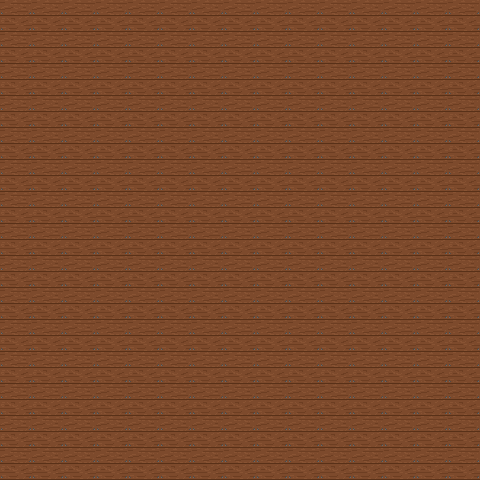

A level layout from a 2D game, rendered from its tile map. Below: a short description, then the map file with its tile-grid data intact:
An orthogonal 15x15 tile map with 32x32 px tiles, 1 tile layer (Tile Layer 1) and 1 object (npc).

<map version="1.0" orientation="orthogonal" width="15" height="15" tilewidth="32" tileheight="32">
 <properties>
  <property name="tileset" value="res/tileset.png" />
 </properties>
 <tileset firstgid="1" name="tileset" tilewidth="32" tileheight="32">
  <image source="tileset.png" width="192" height="256" />
 </tileset>
 <layer name="Tile Layer 1" width="15" height="15">
  <data encoding="csv">
29,29,29,29,29,29,29,29,29,29,29,29,29,29,29,
29,29,29,29,29,29,29,29,29,29,29,29,29,29,29,
29,29,29,29,29,29,29,29,29,29,29,29,29,29,29,
29,29,29,29,29,29,29,29,29,29,29,29,29,29,29,
29,29,29,29,29,29,29,29,29,29,29,29,29,29,29,
29,29,29,29,29,29,29,29,29,29,29,29,29,29,29,
29,29,29,29,29,29,29,29,29,29,29,29,29,29,29,
29,29,29,29,29,29,29,29,29,29,29,29,29,29,29,
29,29,29,29,29,29,29,29,29,29,29,29,29,29,29,
29,29,29,29,29,29,29,29,29,29,29,29,29,29,29,
29,29,29,29,29,29,29,29,29,29,29,29,29,29,29,
29,29,29,29,29,29,29,29,29,29,29,29,29,29,29,
29,29,29,29,29,29,29,29,29,29,29,29,29,29,29,
29,29,29,29,29,29,29,29,29,29,29,29,29,29,29,
29,29,29,29,29,29,29,29,29,29,29,29,29,29,29
</data>
 </layer>
 <objectgroup name="Object Layer 1" width="15" height="15">
  <object name="box" type="npc" x="256" y="352" width="32" height="32">
   <properties>
    <property name="ai" value="box_ai" />
    <property name="sprite" value="res/box.spr" />
   </properties>
  </object>
 </objectgroup>
</map>
